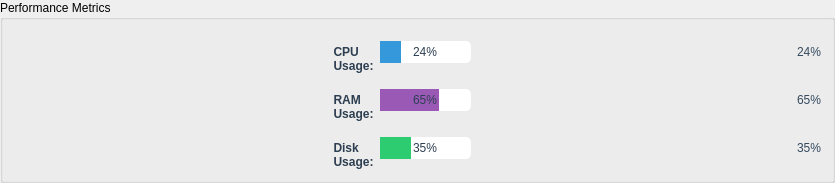
                                                                <widget class="QGroupBox"
                                                                    name="performanceGroup">
                                                                    <property name="title">
                                                                        <string>Performance Metrics</string>
                                                                    </property>
                                                                    <layout class="QVBoxLayout"
                                                                        name="verticalLayout_11">
                                                                        <item>
                                                                            <layout
                                                                                class="QHBoxLayout"
                                                                                name="horizontalLayout_7">
                                                                                <item>
                                                                                    <widget
                                                                                        class="QLabel"
                                                                                        name="cpuUsageLabel">
                                                                                        <property
                                                                                            name="styleSheet">
                                                                                            <string
                                                                                                notr="true">QLabel
                                                                                                {
                                                                                                color:
                                                                                                #2c3e50;
                                                                                                font-weight:
                                                                                                bold;
                                                                                                }</string>
                                                                                        </property>
                                                                                        <property
                                                                                            name="text">
                                                                                            <string>
                                                                                                CPU
                                                                                                Usage:</string>
                                                                                        </property>
                                                                                    </widget>
                                                                                </item>
                                                                                <item>
                                                                                    <widget
                                                                                        class="QProgressBar"
                                                                                        name="cpuUsageProgress">
                                                                                        <property
                                                                                            name="styleSheet">
                                                                                            <string
                                                                                                notr="true">QProgressBar
                                                                                                {
                                                                                                border:
                                                                                                2px
                                                                                                solid
                                                                                                #bdc3c7;
                                                                                                border-radius:
                                                                                                5px;
                                                                                                text-align:
                                                                                                center;
                                                                                                color:
                                                                                                #2c3e50;
                                                                                                }
                                                                                                QProgressBar::chunk
                                                                                                {
                                                                                                background-color:
                                                                                                #3498db;
                                                                                                }</string>
                                                                                        </property>
                                                                                        <property
                                                                                            name="value">
                                                                                            <number>
                                                                                                24</number>
                                                                                        </property>
                                                                                    </widget>
                                                                                </item>
                                                                                <item>
                                                                                    <widget
                                                                                        class="QLabel"
                                                                                        name="cpuUsageValue">
                                                                                        <property
                                                                                            name="styleSheet">
                                                                                            <string
                                                                                                notr="true">QLabel
                                                                                                {
                                                                                                color:
                                                                                                #34495e;
                                                                                                min-width:
                                                                                                40px;
                                                                                                }</string>
                                                                                        </property>
                                                                                        <property
                                                                                            name="text">
                                                                                            <string>
                                                                                                24%</string>
                                                                                        </property>
                                                                                        <property
                                                                                            name="alignment">
                                                                                            <set>
                                                                                                Qt::AlignRight</set>
                                                                                        </property>
                                                                                    </widget>
                                                                                </item>
                                                                            </layout>
                                                                        </item>
                                                                        <item>
                                                                            <layout
                                                                                class="QHBoxLayout"
                                                                                name="horizontalLayout_8">
                                                                                <item>
                                                                                    <widget
                                                                                        class="QLabel"
                                                                                        name="ramUsageLabel">
                                                                                        <property
                                                                                            name="styleSheet">
                                                                                            <string
                                                                                                notr="true">QLabel
                                                                                                {
                                                                                                color:
                                                                                                #2c3e50;
                                                                                                font-weight:
                                                                                                bold;
                                                                                                }</string>
                                                                                        </property>
                                                                                        <property
                                                                                            name="text">
                                                                                            <string>
                                                                                                RAM
                                                                                                Usage:</string>
                                                                                        </property>
                                                                                    </widget>
                                                                                </item>
                                                                                <item>
                                                                                    <widget
                                                                                        class="QProgressBar"
                                                                                        name="ramUsageProgress">
                                                                                        <property
                                                                                            name="styleSheet">
                                                                                            <string
                                                                                                notr="true">QProgressBar
                                                                                                {
                                                                                                border:
                                                                                                2px
                                                                                                solid
                                                                                                #bdc3c7;
                                                                                                border-radius:
                                                                                                5px;
                                                                                                text-align:
                                                                                                center;
                                                                                                color:
                                                                                                #2c3e50;
                                                                                                }
                                                                                                QProgressBar::chunk
                                                                                                {
                                                                                                background-color:
                                                                                                #9b59b6;
                                                                                                }</string>
                                                                                        </property>
                                                                                        <property
                                                                                            name="value">
                                                                                            <number>
                                                                                                65</number>
                                                                                        </property>
                                                                                    </widget>
                                                                                </item>
                                                                                <item>
                                                                                    <widget
                                                                                        class="QLabel"
                                                                                        name="ramUsageValue">
                                                                                        <property
                                                                                            name="styleSheet">
                                                                                            <string
                                                                                                notr="true">QLabel
                                                                                                {
                                                                                                color:
                                                                                                #34495e;
                                                                                                min-width:
                                                                                                40px;
                                                                                                }</string>
                                                                                        </property>
                                                                                        <property
                                                                                            name="text">
                                                                                            <string>
                                                                                                65%</string>
                                                                                        </property>
                                                                                        <property
                                                                                            name="alignment">
                                                                                            <set>
                                                                                                Qt::AlignRight</set>
                                                                                        </property>
                                                                                    </widget>
                                                                                </item>
                                                                            </layout>
                                                                        </item>
                                                                        <item>
                                                                            <layout
                                                                                class="QHBoxLayout"
                                                                                name="horizontalLayout_9">
                                                                                <item>
                                                                                    <widget
                                                                                        class="QLabel"
                                                                                        name="diskUsageLabel">
                                                                                        <property
                                                                                            name="styleSheet">
                                                                                            <string
                                                                                                notr="true">QLabel
                                                                                                {
                                                                                                color:
                                                                                                #2c3e50;
                                                                                                font-weight:
                                                                                                bold;
                                                                                                }</string>
                                                                                        </property>
                                                                                        <property
                                                                                            name="text">
                                                                                            <string>
                                                                                                Disk
                                                                                                Usage:</string>
                                                                                        </property>
                                                                                    </widget>
                                                                                </item>
                                                                                <item>
                                                                                    <widget
                                                                                        class="QProgressBar"
                                                                                        name="diskUsageProgress">
                                                                                        <property
                                                                                            name="styleSheet">
                                                                                            <string
                                                                                                notr="true">QProgressBar
                                                                                                {
                                                                                                border:
                                                                                                2px
                                                                                                solid
                                                                                                #bdc3c7;
                                                                                                border-radius:
                                                                                                5px;
                                                                                                text-align:
                                                                                                center;
                                                                                                color:
                                                                                                #2c3e50;
                                                                                                }
                                                                                                QProgressBar::chunk
                                                                                                {
                                                                                                background-color:
                                                                                                #2ecc71;
                                                                                                }</string>
                                                                                        </property>
                                                                                        <property
                                                                                            name="value">
                                                                                            <number>
                                                                                                35</number>
                                                                                        </property>
                                                                                    </widget>
                                                                                </item>
                                                                                <item>
                                                                                    <widget
                                                                                        class="QLabel"
                                                                                        name="diskUsageValue">
                                                                                        <property
                                                                                            name="styleSheet">
                                                                                            <string
                                                                                                notr="true">QLabel
                                                                                                {
                                                                                                color:
                                                                                                #34495e;
                                                                                                min-width:
                                                                                                40px;
                                                                                                }</string>
                                                                                        </property>
                                                                                        <property
                                                                                            name="text">
                                                                                            <string>
                                                                                                35%</string>
                                                                                        </property>
                                                                                        <property
                                                                                            name="alignment">
                                                                                            <set>
                                                                                                Qt::AlignRight</set>
                                                                                        </property>
                                                                                    </widget>
                                                                                </item>
                                                                            </layout>
                                                                        </item>
                                                                    </layout>
                                                                </widget>
